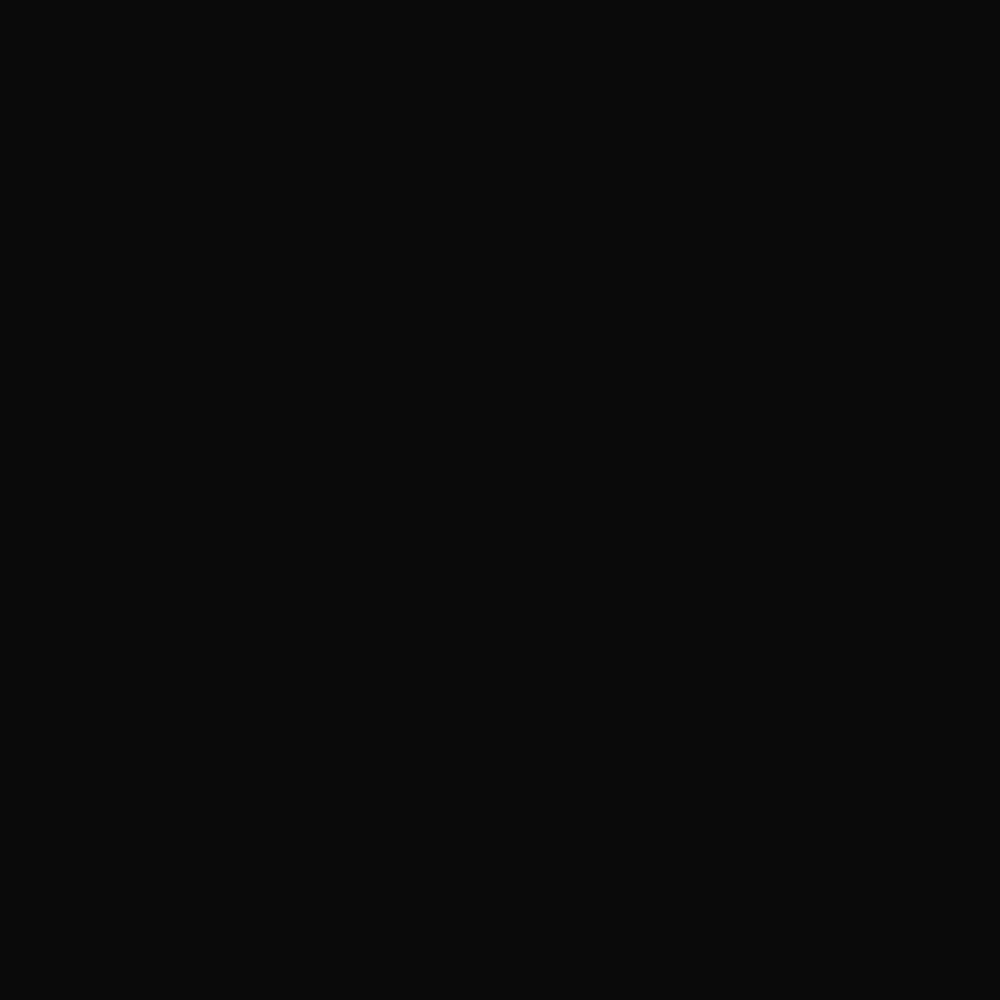
Frame 1 (no input)
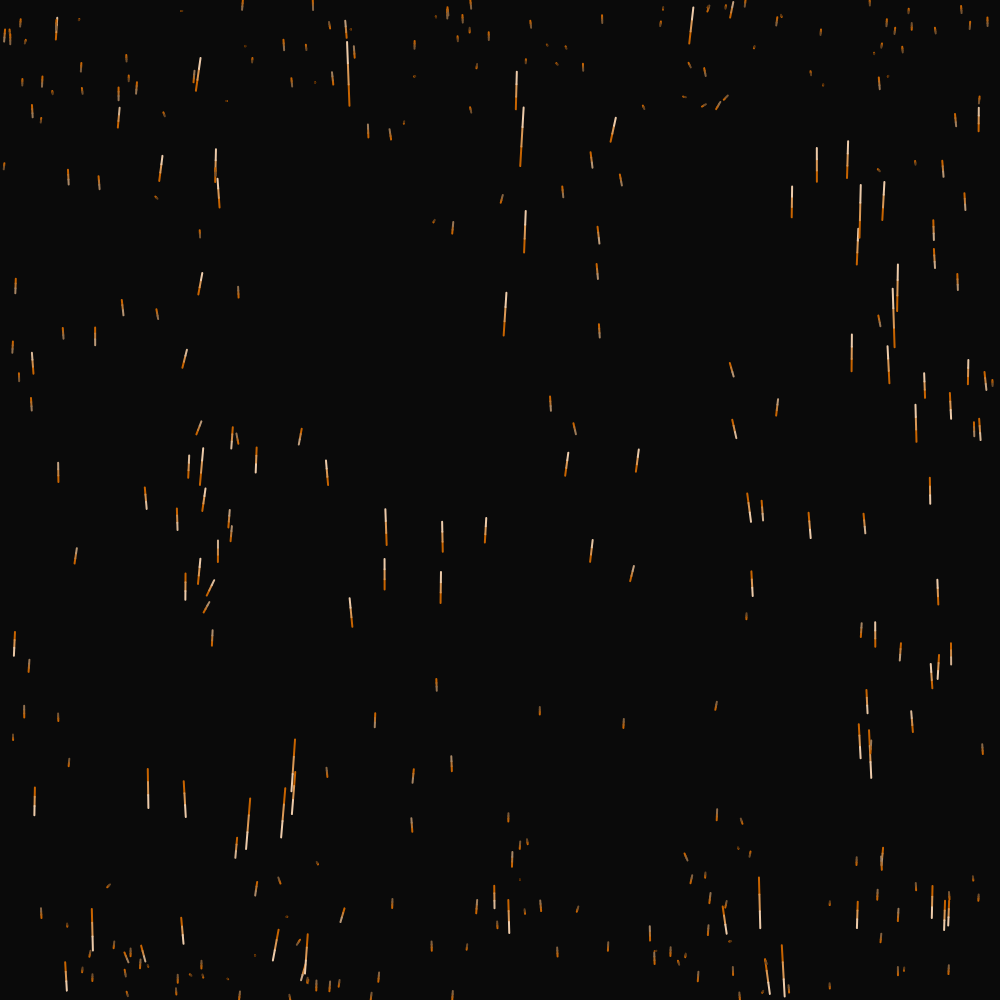
Frame 60 (no input)
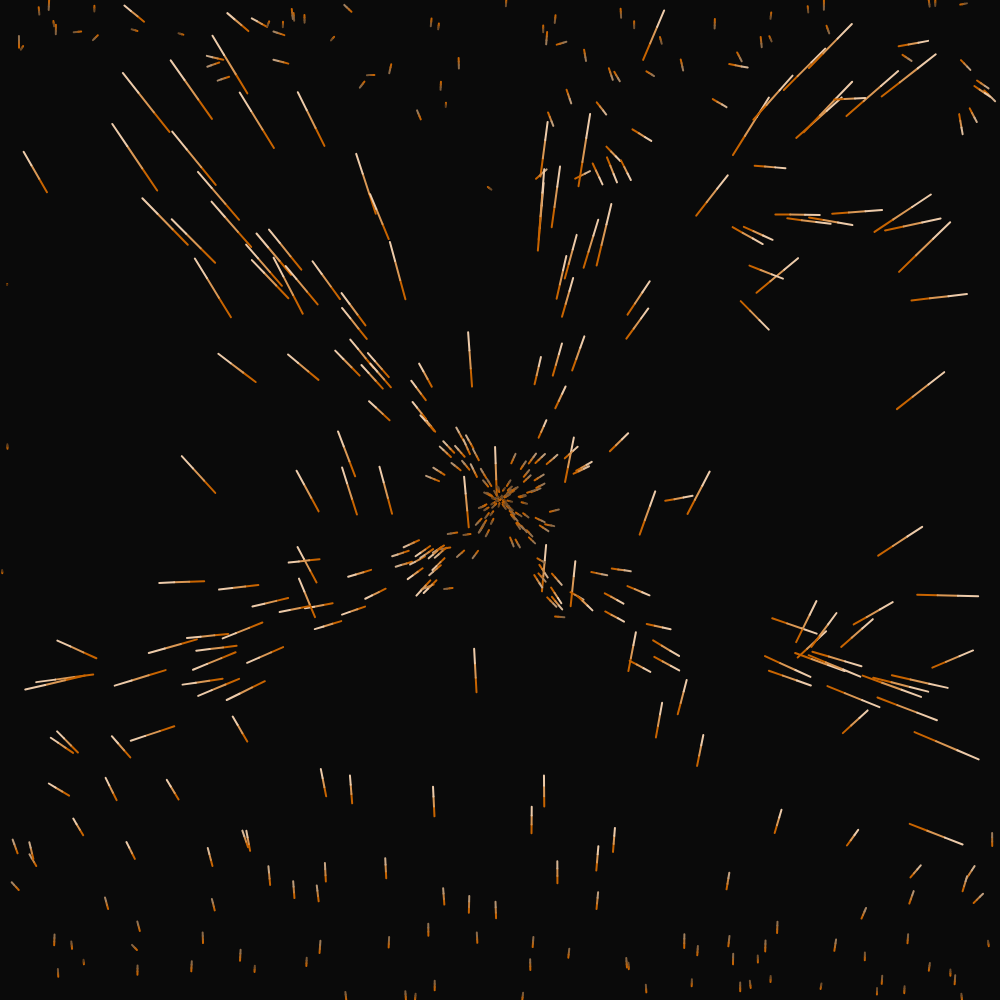
Frame 120 (the mouse pressed at the canvas centre since frame 60)

The p5.js sketch that drew these frames (run headless with seeded random() and noise() and a simulated clock; from frame 60 on, the mouse is pressed at the canvas centre):

// p5.js sketch
// ── sketch.js
let particles = [];
let iters = 0;
const height = 1000;
const width = 1000;

let vectorField = [];

let mouseClicked = false;

const MAX_VELOCITY = 10;

const FIELD_COUNT = 25;

const maxValue = val => {
    return val;
    // if(val < 0) {
    //     return Math.max(val, -MAX_VELOCITY);
    // } else {
    //     return Math.min(val, MAX_VELOCITY);
    // }
};

class Particle {
    constructor(x, y, velX = 0, velY = 0) {
        this.position = { x, y };
        this.prevPosition = { x, y };
        this.velocity = { x: velX, y: velY };
    }

    updatePosition() {
        this.prevPosition.x = this.position.x;
        this.prevPosition.y = this.position.y;
        this.position.x += this.velocity.x;
        this.position.y += this.velocity.y;
    }

    updateVectorField() {
        const currVector = vectorField[Math.floor(this.position.y / FIELD_COUNT)][Math.floor(this.position.x / FIELD_COUNT)];
        if(!currVector) return;
        currVector.x += this.velocity.x;
        currVector.y += this.velocity.y;

        currVector.x = maxValue(currVector.x) / 8;
        currVector.y = maxValue(currVector.y) / 8;
    }

    getUpdatedFromVectorField() {
        const currVector = vectorField[Math.floor(this.position.y / FIELD_COUNT)][Math.floor(this.position.x / FIELD_COUNT)];
        if(!currVector) return;
        this.velocity.x += currVector.x;
        this.velocity.y += currVector.y;

        this.velocity.x = maxValue(this.velocity.x);
        this.velocity.y = maxValue(this.velocity.y);
    }

    isOutOfBounds() {
        return this.position.x < 0 || this.position.y < 0 ||
               this.position.x >= width || this.position.y >= height;
    }
}

const diffuseVectorField = () => {
    const newVectorField = vectorField;
    for(let h = 0; h < height / FIELD_COUNT; h++) {
        vectorField[h][0] = {x: 0, y: 0};
        vectorField[h][Math.floor(height / FIELD_COUNT - 1)] = {x: 0, y: 0};
    }

    for(let w = 0; w < width / FIELD_COUNT; w++) {
        vectorField[0][w] = {x: 0, y: 0};
        vectorField[Math.floor(width / FIELD_COUNT - 1)][w] = {x: 0, y: 0};
    }

    for(let h = 1; h < height / FIELD_COUNT - 1; h++) {
        for(let w = 1; w < width / FIELD_COUNT - 1; w++) {
            sumX = vectorField[h][w].x +
                   vectorField[h-1][w].x +
                   vectorField[h+1][w].x +
                   vectorField[h][w-1].x +
                   vectorField[h][w+1].x +
                   vectorField[h+1][w+1].x +
                   vectorField[h+1][w-1].x +
                   vectorField[h-1][w+1].x +
                   vectorField[h-1][w-1].x;
            avgX = sumX / 9;

            sumY = vectorField[h][w].y +
                   vectorField[h-1][w].y +
                   vectorField[h+1][w].y +
                   vectorField[h][w-1].y +
                   vectorField[h][w+1].y +
                   vectorField[h+1][w+1].y +
                   vectorField[h+1][w-1].y +
                   vectorField[h-1][w+1].y +
                   vectorField[h-1][w-1].y;
            avgY = sumY / 9;

            vectorField[h][w] = { x: avgX, y: avgY };
        }
    }
    vectorField = newVectorField;
};

function setup() {
    createCanvas(width, height);
    for(let h = 0; h < height/FIELD_COUNT + 1; h++) {
        vectorField[h] = [];
        for(let w = 0; w < width/FIELD_COUNT + 1; w++) {
            vectorField[h][w] = { x: 0, y: 0 };
        }
    }
    smooth(16);
}

function gradientLine(x1, y1, x2, y2, c1, c2, iters = 3) {
    const colorDifferences = [];
    for(let i = 0; i < c1.levels.length; i++) {
        colorDifferences[i] = c1.levels[i] - c2.levels[i];
    }

    xDiff = x2 - x1;
    yDiff = y2 - y1;
    for(let i = 0; i < iters; i++) {
        strokeWeight(2);
        stroke(color(c2.levels[0] + colorDifferences[0]*(i/iters),
                     c2.levels[1] + colorDifferences[1]*(i/iters),
                     c2.levels[2] + colorDifferences[2]*(i/iters)));

        line(x1 + xDiff*(i/iters), y1 + yDiff*(i/iters),
             x1 + xDiff*((i+1)/iters), y1 + yDiff*((i+1)/iters));
    }
}

function draw() {
    background(10);
    diffuseVectorField();
    for(let i = 0; i < particles.length; i++) {
        strokeWeight(2);
        particle = particles[i];
        particle.updatePosition();
        if(particle.isOutOfBounds()) {
            particles.splice(i, 1);
        } else {
            particle.getUpdatedFromVectorField();
            particle.updateVectorField();
            const whiteColor = Math.min((Math.abs(particles[i].prevPosition.x - particles[i].position.x) + Math.abs(particles[i].prevPosition.y - particles[i].position.y)) * 10, 255);
            gradientLine(particles[i].prevPosition.x, particles[i].prevPosition.y,
                particles[i].position.x, particles[i].position.y,
                color(whiteColor, whiteColor, whiteColor), color(200, 100, 0));
            }
        }

    // for(let h = 0; h < height; h++) {
    //     for(let w = 0; w < width; w++) {
    //         strokeWeight(Math.abs(vectorField[h][w].x) + Math.abs(vectorField[h][w].y));
    //         color('#aaa');
    //         point(w*10, h*10);
    //     }
    // }

    iters += 1;
    if(mouseClicked) {
        for(let i = 0; i < 10; i++) {
            particles.push(new Particle(mouseX, mouseY, Math.random()*10 - 5, Math.random()*10 - 5));
        }
    }

    for(let i = 0; i < 5; i++) {
        particles.push(new Particle(Math.random()*width, height, Math.random()*2 - 1, -Math.random()*5 - 5));
    }

    for(let i = 0; i < 5; i++) {
        particles.push(new Particle(Math.random()*width, 0, Math.random()*2 - 1, Math.random()*5 + 5));
    }
}

function mousePressed() {
    mouseClicked = true;
    // for(let i = 0; i < 10; i++) {
    //     particles.push(new Particle(mouseX, mouseY, Math.random()*5 - 2.5, Math.random()*5 - 2.5));
    // }
}

function mouseReleased() {
    mouseClicked = false;
}
